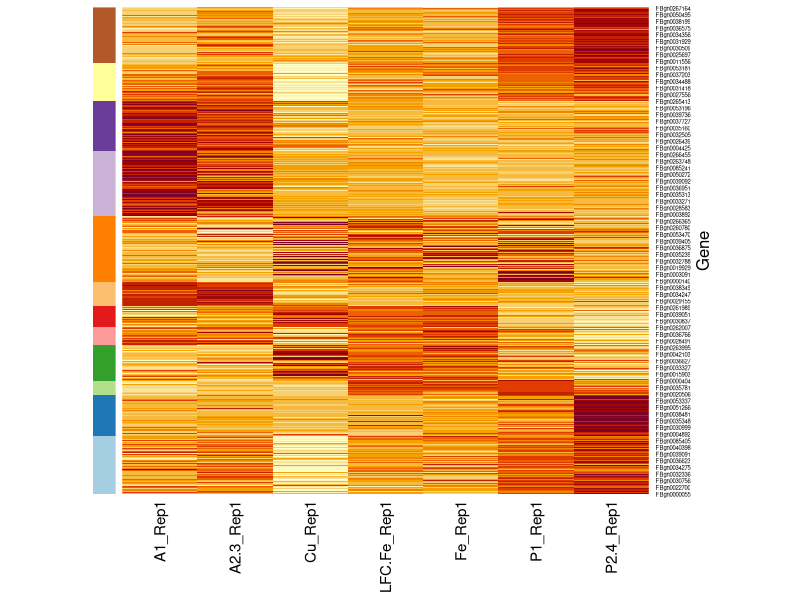
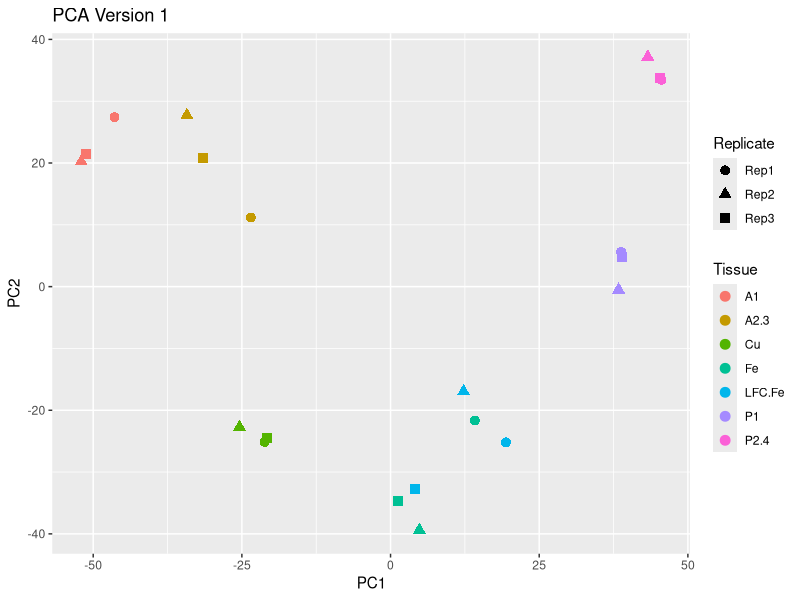
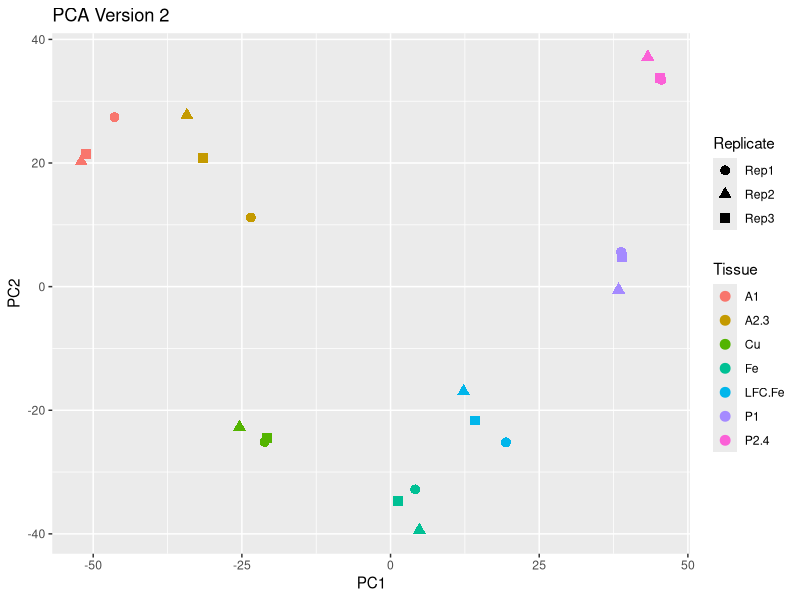
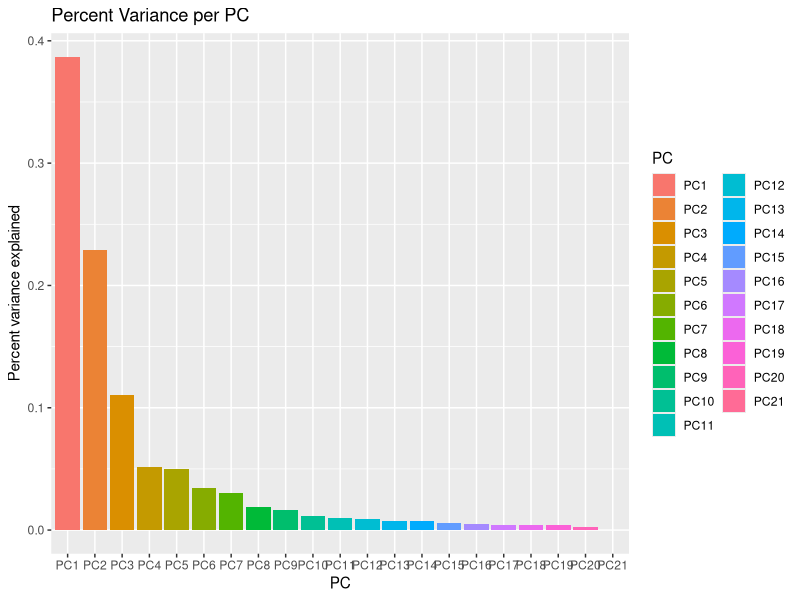

Write the R code that produced these figures, in order.
#wget https://raw.githubusercontent.com/bxlab/cmdb-quantbio/refs/heads/main/assignments/lab/unsupervised_learning/extra_data/read_matrix.tsv.gz
#gunzip read_matrix.tsv.gz

library(readr)
library(matrixStats)
library(dplyr)
library(tidyr)
library(ggplot2)
setwd("~/qb25-answers/week7")
reads <- read.table("read_matrix.tsv")



#Step 1.1
read_matrix <- as.matrix(reads)

STDEV <- rowSds(read_matrix)

top500_idx <- order(STDEV, decreasing = TRUE)[1:500]
t500_genes_matrix <- read_matrix[top500_idx, ]

#Step 1.2
t500_genes_matrix <- t(t500_genes_matrix)
pca <- prcomp(t500_genes_matrix)
(summary(pca))

#Step 1.3
pca_analysis <- as_tibble(pca$x[,1:2], rownames = "Sample") %>% separate("Sample", c("Tissue", "Replicate") ,sep = "_")
PCA_1 <- pca_analysis %>% ggplot(aes(PC1, PC2, color=Tissue, shape=Replicate)) +
  geom_point(size=3) + ggtitle("PCA Version 1")

ggsave("PCA_1.png", PCA_1)

##problem: Replicate 3 of LFC.Fe is mixed into Fe cluster instead of being with its own, Rep1 of Fe is in LCF.Fe, same thing.
##This suggests that the labeling was mixed up between the two. To fix this, switch the label.

#fix: R3 LCF.FE <-> R1 Fe
pca_analysis <- as_tibble(pca$x[,1:2], rownames = "Sample")

#swap the labels
sample1 <- which(pca_analysis$Sample == "LFC.Fe_Rep3")
sample2 <- which(pca_analysis$Sample == "Fe_Rep1")

temporary_label <- pca_analysis$Sample[sample1]
pca_analysis$Sample[sample1] <- pca_analysis$Sample[sample2]
pca_analysis$Sample[sample2] <- temporary_label

#run again
pca_analysis <- pca_analysis %>% separate("Sample", c("Tissue", "Replicate"), sep = "_")
PCA_2 <- pca_analysis %>% ggplot(aes(PC1, PC2, color=Tissue, shape=Replicate)) +
  geom_point(size=3) + ggtitle("PCA Version 2")

ggsave("PCA_2.png", PCA_2)


##question 2: The PCA variation can be explained through the order of the tissues in the gut, leading to different gene expression in each tissue type.


#to plot variance I need prop_variance
summary_pca <- summary(pca)
prop_var <- summary_pca$importance[2,]
cum_var <- summary_pca$importance[3,]

pca_summary <- data.frame(PC = paste0("PC", 1:length(prop_var)), prop_var = prop_var, cum_var = cum_var)
pca_summary$PC <- factor(pca_summary$PC, levels = paste0("PC", c(1:21)))

#plot variance as bar chart
bar_plot <- pca_summary %>% ggplot(aes(x=PC, y=prop_var, fill = PC)) +
  geom_bar(stat = "identity") +
  labs(y="Percent variance explained") + ggtitle("Percent Variance per PC")

ggsave("bar_plot.png", bar_plot)



#Exercise 2:
#2.1
combined = read_matrix[,seq(1, 21, 3)]
combined = combined + read_matrix[,seq(2, 21, 3)]
combined = combined + read_matrix[,seq(3, 21, 3)]
combined = combined / 3

#find SD
STDEV <- rowSds(combined)
filtered_matrix <- combined[STDEV >=1, ]

#2.2
set.seed(42)
kmeans_results = kmeans(as.matrix(filtered_matrix), centers=12, nstart=100)
cluster_labels <- kmeans_results$cluster

filtered_matrix <- cbind(filtered_matrix, cluster_labels)
filtered_matrix <- filtered_matrix[order(filtered_matrix[, 8], decreasing=FALSE), ]
filtered_matrix[, 8] <- factor(filtered_matrix[, 8], levels = paste0(c(1:12)))
cluster_labels <- filtered_matrix[, 8]

  
heatmap <- heatmap(filtered_matrix[,-8], Rowv=NA, Colv=NA, RowSideColors=RColorBrewer::brewer.pal(12,"Paired")[cluster_labels],  ylab="Gene", margins = c(8,5))
#heatmap has cluster 12 on top and 1 on bottom and i cant figure out whats causing it

#exercise 3 -> selecting clusters 8 and 9 bcuz they are largest
filtered_matrix_df <- as.data.frame(filtered_matrix) %>% group_by(cluster_labels)
filtered_matrix_df$gene <- rownames(filtered_matrix)
filtered_matrix_df <- filtered_matrix_df %>% select(gene, everything())
count(filtered_matrix_df)

filtered_matrix_df <- filtered_matrix_df %>% ungroup()

#I assume we are supposed to select drosophila for our enrichments since these are drosophila samples

cluster_8 <- filtered_matrix_df %>% filter(cluster_labels == 8) %>% select(gene)
#enriched for negative regulation of oskar mRNA translation and chorion-containing eggshell formation
##mostly enriched in Cu tissue
cluster_9 <- filtered_matrix_df %>% filter(cluster_labels == 9) %>% select(gene)
#enriched for equator specification
#mostly enriched in A1 tissue


#No, neither of these make sense biologically. 
#cluster8 is enriched for genes involved in oogenesis and development of embryos - does not make sense for midgut / copper tissue.
#cluster8 is enriched for equator specification, which is defined in the panther database as "The formation and development of the equator that forms the boundary between the photoreceptors in the dorsal sector of the eye and those in the ventral sector, dividing the eye into dorsal and ventral halves."
#neither are these are related to midgut function/formation

